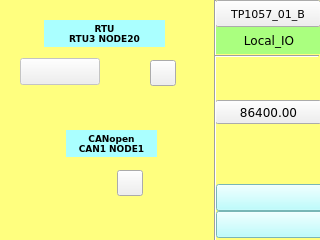
<?xml version="1.0" encoding="UTF-8"?>
<ui version="4.0">
 <class>page100</class>
 <widget class="QWidget" name="page100">
  <property name="geometry">
   <rect>
    <x>0</x>
    <y>0</y>
    <width>320</width>
    <height>240</height>
   </rect>
  </property>
  <property name="sizePolicy">
   <sizepolicy hsizetype="Expanding" vsizetype="Expanding">
    <horstretch>0</horstretch>
    <verstretch>0</verstretch>
   </sizepolicy>
  </property>
  <property name="minimumSize">
   <size>
    <width>320</width>
    <height>240</height>
   </size>
  </property>
  <property name="maximumSize">
   <size>
    <width>800</width>
    <height>480</height>
   </size>
  </property>
  <property name="windowTitle">
   <string>page100</string>
  </property>
  <property name="styleSheet">
   <string notr="true">QWidget#page100
{
	background-color: rgb(255, 255, 127);
}</string>
  </property>
  <widget class="Line" name="line_vt_2">
   <property name="geometry">
    <rect>
     <x>207</x>
     <y>0</y>
     <width>16</width>
     <height>241</height>
    </rect>
   </property>
   <property name="font">
    <font>
     <family>DejaVu Sans Mono</family>
     <pointsize>9</pointsize>
    </font>
   </property>
   <property name="orientation">
    <enum>Qt::Vertical</enum>
   </property>
  </widget>
  <widget class="ATCMbutton" name="atcmButton_MENU">
   <property name="geometry">
    <rect>
     <x>215</x>
     <y>0</y>
     <width>106</width>
     <height>27</height>
    </rect>
   </property>
   <property name="font">
    <font>
     <family>DejaVu Sans</family>
     <pointsize>8</pointsize>
    </font>
   </property>
   <property name="checkable">
    <bool>false</bool>
   </property>
   <property name="toolTip">
    <string/>
   </property>
   <property name="whatsThis">
    <string>ATCMbutton widget</string>
   </property>
   <property name="pageName">
    <string>menu</string>
   </property>
   <property name="passwordVar">
    <string/>
   </property>
   <property name="statusvar">
    <string/>
   </property>
   <property name="viewStatus">
    <bool>false</bool>
   </property>
   <property name="visibilityVar">
    <string/>
   </property>
   <property name="bgColor">
    <color>
     <red>170</red>
     <green>255</green>
     <blue>255</blue>
    </color>
   </property>
   <property name="bgPressColor">
    <color>
     <red>255</red>
     <green>0</green>
     <blue>0</blue>
    </color>
   </property>
   <property name="text">
    <string>TP1057_01_B</string>
   </property>
   <property name="pressText">
    <string>TP1057_01_B</string>
   </property>
   <property name="borderWidth">
    <number>1</number>
   </property>
   <property name="borderRadius">
    <number>0</number>
   </property>
   <property name="apparence">
    <enum>QFrame::Raised</enum>
   </property>
  </widget>
  <widget class="ATCMdate" name="atcmDate">
   <property name="geometry">
    <rect>
     <x>216</x>
     <y>184</y>
     <width>107</width>
     <height>27</height>
    </rect>
   </property>
   <property name="font">
    <font>
     <family>DejaVu Sans</family>
     <pointsize>9</pointsize>
    </font>
   </property>
   <property name="styleSheet">
    <string notr="true">background-color: rgb(170, 255, 255);</string>
   </property>
   <property name="toolTip">
    <string>ATCM QDate</string>
   </property>
   <property name="whatsThis">
    <string>ATCMdate widget</string>
   </property>
   <property name="bgColor">
    <color>
     <red>170</red>
     <green>255</green>
     <blue>127</blue>
    </color>
   </property>
   <property name="borderColor">
    <color alpha="0">
     <red>0</red>
     <green>0</green>
     <blue>0</blue>
    </color>
   </property>
   <property name="fontColor">
    <color>
     <red>0</red>
     <green>0</green>
     <blue>0</blue>
    </color>
   </property>
   <property name="borderWidth">
    <number>0</number>
   </property>
   <property name="borderRadius">
    <number>0</number>
   </property>
   <property name="format">
    <enum>ATCMdate::YYYY_MM_DD</enum>
   </property>
  </widget>
  <widget class="ATCMtime" name="atcmTime">
   <property name="geometry">
    <rect>
     <x>216</x>
     <y>211</y>
     <width>107</width>
     <height>27</height>
    </rect>
   </property>
   <property name="font">
    <font>
     <family>DejaVu Sans</family>
     <pointsize>9</pointsize>
    </font>
   </property>
   <property name="styleSheet">
    <string notr="true">background-color: rgb(170, 255, 255);</string>
   </property>
   <property name="toolTip">
    <string>ATCM QTime</string>
   </property>
   <property name="whatsThis">
    <string>ATCMtime widget</string>
   </property>
   <property name="bgColor">
    <color>
     <red>170</red>
     <green>255</green>
     <blue>127</blue>
    </color>
   </property>
   <property name="borderColor">
    <color alpha="0">
     <red>0</red>
     <green>0</green>
     <blue>0</blue>
    </color>
   </property>
   <property name="fontColor">
    <color>
     <red>0</red>
     <green>0</green>
     <blue>0</blue>
    </color>
   </property>
   <property name="borderWidth">
    <number>0</number>
   </property>
   <property name="borderRadius">
    <number>0</number>
   </property>
  </widget>
  <widget class="ATCMlabel" name="atcmLabel_PLC_time">
   <property name="geometry">
    <rect>
     <x>215</x>
     <y>100</y>
     <width>107</width>
     <height>24</height>
    </rect>
   </property>
   <property name="font">
    <font>
     <family>DejaVu Sans</family>
     <pointsize>9</pointsize>
    </font>
   </property>
   <property name="text">
    <string>86400.00</string>
   </property>
   <property name="toolTip">
    <string>PLC_time</string>
   </property>
   <property name="whatsThis">
    <string>ATCMlabel widget</string>
   </property>
   <property name="variable">
    <string>PLC_time</string>
   </property>
   <property name="refresh">
    <number>500</number>
   </property>
   <property name="max">
    <string>0</string>
   </property>
   <property name="min">
    <string>0</string>
   </property>
   <property name="viewStatus">
    <bool>false</bool>
   </property>
   <property name="visibilityVar">
    <string/>
   </property>
   <property name="bgColor">
    <color>
     <red>170</red>
     <green>255</green>
     <blue>127</blue>
    </color>
   </property>
   <property name="borderWidth">
    <number>0</number>
   </property>
   <property name="borderRadius">
    <number>0</number>
   </property>
  </widget>
  <widget class="QLabel" name="label_Qt_Project">
   <property name="geometry">
    <rect>
     <x>216</x>
     <y>27</y>
     <width>106</width>
     <height>27</height>
    </rect>
   </property>
   <property name="font">
    <font>
     <family>DejaVu Sans</family>
     <pointsize>9</pointsize>
    </font>
   </property>
   <property name="styleSheet">
    <string notr="true">background-color: rgb(170, 255, 127);</string>
   </property>
   <property name="text">
    <string>Local_IO</string>
   </property>
   <property name="alignment">
    <set>Qt::AlignCenter</set>
   </property>
  </widget>
  <widget class="Line" name="line">
   <property name="geometry">
    <rect>
     <x>215</x>
     <y>46</y>
     <width>104</width>
     <height>20</height>
    </rect>
   </property>
   <property name="font">
    <font>
     <pointsize>9</pointsize>
    </font>
   </property>
   <property name="orientation">
    <enum>Qt::Horizontal</enum>
   </property>
  </widget>
  <widget class="ATCMlabel" name="atcmLabel_30">
   <property name="enabled">
    <bool>false</bool>
   </property>
   <property name="geometry">
    <rect>
     <x>20</x>
     <y>58</y>
     <width>80</width>
     <height>27</height>
    </rect>
   </property>
   <property name="font">
    <font>
     <pointsize>7</pointsize>
    </font>
   </property>
   <property name="toolTip">
    <string>RTU_HEARTBEAT</string>
   </property>
   <property name="whatsThis">
    <string>ATCMlabel widget</string>
   </property>
   <property name="variable">
    <string>RTU_HEARTBEAT</string>
   </property>
   <property name="refresh">
    <number>100</number>
   </property>
   <property name="max">
    <string>0</string>
   </property>
   <property name="min">
    <string>0</string>
   </property>
   <property name="viewStatus">
    <bool>false</bool>
   </property>
   <property name="visibilityVar">
    <string/>
   </property>
   <property name="bgColor">
    <color>
     <red>170</red>
     <green>255</green>
     <blue>255</blue>
    </color>
   </property>
   <property name="borderWidth">
    <number>0</number>
   </property>
   <property name="borderRadius">
    <number>0</number>
   </property>
  </widget>
  <widget class="ATCMbutton" name="atcmButton">
   <property name="geometry">
    <rect>
     <x>150</x>
     <y>60</y>
     <width>26</width>
     <height>26</height>
    </rect>
   </property>
   <property name="font">
    <font>
     <pointsize>7</pointsize>
    </font>
   </property>
   <property name="checkable">
    <bool>true</bool>
   </property>
   <property name="toolTip">
    <string>RTU_RTU_WR</string>
   </property>
   <property name="whatsThis">
    <string>ATCMbutton widget</string>
   </property>
   <property name="pageName">
    <string/>
   </property>
   <property name="passwordVar">
    <string/>
   </property>
   <property name="statusvar">
    <string>RTU_RTU_WR</string>
   </property>
   <property name="viewStatus">
    <bool>false</bool>
   </property>
   <property name="visibilityVar">
    <string/>
   </property>
   <property name="bgColor">
    <color>
     <red>255</red>
     <green>0</green>
     <blue>0</blue>
    </color>
   </property>
   <property name="bgPressColor">
    <color>
     <red>85</red>
     <green>255</green>
     <blue>0</blue>
    </color>
   </property>
   <property name="text">
    <string/>
   </property>
   <property name="pressText">
    <string/>
   </property>
   <property name="borderWidth">
    <number>1</number>
   </property>
   <property name="borderRadius">
    <number>0</number>
   </property>
   <property name="apparence">
    <enum>QFrame::Sunken</enum>
   </property>
  </widget>
  <widget class="ATCMled" name="atcmLed_2">
   <property name="geometry">
    <rect>
     <x>77</x>
     <y>170</y>
     <width>26</width>
     <height>26</height>
    </rect>
   </property>
   <property name="toolTip">
    <string>CAN_DigIn_1</string>
   </property>
   <property name="whatsThis">
    <string>ATCMled widget</string>
   </property>
   <property name="variable">
    <string>CAN_DigIn_1</string>
   </property>
   <property name="refresh">
    <number>200</number>
   </property>
   <property name="viewStatus">
    <bool>false</bool>
   </property>
   <property name="visibilityVar">
    <string/>
   </property>
   <property name="onIcon">
    <iconset>
     <normaloff>:/on.png</normaloff>:/on.png</iconset>
   </property>
   <property name="offIcon">
    <iconset>
     <normaloff>:/off.png</normaloff>:/off.png</iconset>
   </property>
  </widget>
  <widget class="ATCMbutton" name="atcmButton_3">
   <property name="geometry">
    <rect>
     <x>117</x>
     <y>170</y>
     <width>26</width>
     <height>26</height>
    </rect>
   </property>
   <property name="font">
    <font>
     <pointsize>7</pointsize>
    </font>
   </property>
   <property name="checkable">
    <bool>true</bool>
   </property>
   <property name="toolTip">
    <string>CAN_DigOut_1</string>
   </property>
   <property name="whatsThis">
    <string>ATCMbutton widget</string>
   </property>
   <property name="pageName">
    <string/>
   </property>
   <property name="passwordVar">
    <string/>
   </property>
   <property name="statusvar">
    <string>CAN_DigOut_1</string>
   </property>
   <property name="viewStatus">
    <bool>false</bool>
   </property>
   <property name="visibilityVar">
    <string/>
   </property>
   <property name="bgColor">
    <color>
     <red>255</red>
     <green>0</green>
     <blue>0</blue>
    </color>
   </property>
   <property name="bgPressColor">
    <color>
     <red>85</red>
     <green>255</green>
     <blue>0</blue>
    </color>
   </property>
   <property name="text">
    <string/>
   </property>
   <property name="pressText">
    <string/>
   </property>
   <property name="borderWidth">
    <number>1</number>
   </property>
   <property name="borderRadius">
    <number>0</number>
   </property>
   <property name="apparence">
    <enum>QFrame::Sunken</enum>
   </property>
  </widget>
  <widget class="ATCMled" name="atcmLed">
   <property name="geometry">
    <rect>
     <x>110</x>
     <y>60</y>
     <width>26</width>
     <height>26</height>
    </rect>
   </property>
   <property name="toolTip">
    <string>RTU_RTU_RD</string>
   </property>
   <property name="whatsThis">
    <string>ATCMled widget</string>
   </property>
   <property name="variable">
    <string>RTU_RTU_RD</string>
   </property>
   <property name="refresh">
    <number>200</number>
   </property>
   <property name="viewStatus">
    <bool>false</bool>
   </property>
   <property name="visibilityVar">
    <string/>
   </property>
   <property name="onIcon">
    <iconset>
     <normaloff>:/on.png</normaloff>:/on.png</iconset>
   </property>
   <property name="offIcon">
    <iconset>
     <normaloff>:/off.png</normaloff>:/off.png</iconset>
   </property>
  </widget>
  <widget class="QLabel" name="label_RTU_AnIn_24">
   <property name="geometry">
    <rect>
     <x>44</x>
     <y>20</y>
     <width>121</width>
     <height>27</height>
    </rect>
   </property>
   <property name="font">
    <font>
     <family>DejaVu Sans</family>
     <pointsize>7</pointsize>
     <weight>75</weight>
     <bold>true</bold>
    </font>
   </property>
   <property name="styleSheet">
    <string notr="true">background-color: rgb(170, 255, 255);</string>
   </property>
   <property name="text">
    <string>RTU
RTU3 NODE20</string>
   </property>
   <property name="alignment">
    <set>Qt::AlignCenter</set>
   </property>
  </widget>
  <widget class="QLabel" name="label_RTU_AnIn_25">
   <property name="geometry">
    <rect>
     <x>66</x>
     <y>130</y>
     <width>91</width>
     <height>27</height>
    </rect>
   </property>
   <property name="font">
    <font>
     <family>DejaVu Sans</family>
     <pointsize>7</pointsize>
     <weight>75</weight>
     <bold>true</bold>
    </font>
   </property>
   <property name="styleSheet">
    <string notr="true">background-color: rgb(170, 255, 255);</string>
   </property>
   <property name="text">
    <string>CANopen
CAN1 NODE1</string>
   </property>
   <property name="alignment">
    <set>Qt::AlignCenter</set>
   </property>
  </widget>
  <zorder>atcmButton_MENU</zorder>
  <zorder>atcmDate</zorder>
  <zorder>atcmTime</zorder>
  <zorder>atcmLabel_PLC_time</zorder>
  <zorder>label_Qt_Project</zorder>
  <zorder>line_vt_2</zorder>
  <zorder>line</zorder>
  <zorder>atcmLabel_30</zorder>
  <zorder>atcmButton</zorder>
  <zorder>atcmLed_2</zorder>
  <zorder>atcmButton_3</zorder>
  <zorder>atcmLed</zorder>
  <zorder>label_RTU_AnIn_24</zorder>
  <zorder>label_RTU_AnIn_25</zorder>
 </widget>
 <customwidgets>
  <customwidget>
   <class>ATCMbutton</class>
   <extends>QPushButton</extends>
   <header>atcmplugin.h</header>
  </customwidget>
  <customwidget>
   <class>ATCMdate</class>
   <extends>QPushButton</extends>
   <header>atcmplugin.h</header>
  </customwidget>
  <customwidget>
   <class>ATCMlabel</class>
   <extends>QPushButton</extends>
   <header>atcmplugin.h</header>
  </customwidget>
  <customwidget>
   <class>ATCMled</class>
   <extends>QLabel</extends>
   <header>atcmplugin.h</header>
  </customwidget>
  <customwidget>
   <class>ATCMtime</class>
   <extends>QPushButton</extends>
   <header>atcmplugin.h</header>
  </customwidget>
 </customwidgets>
 <resources/>
 <connections>
  <connection>
   <sender>atcmButton_MENU</sender>
   <signal>newPage(const char*,bool)</signal>
   <receiver>page100</receiver>
   <slot>goto_page(const char*,bool)</slot>
   <hints>
    <hint type="sourcelabel">
     <x>20</x>
     <y>20</y>
    </hint>
    <hint type="destinationlabel">
     <x>20</x>
     <y>20</y>
    </hint>
   </hints>
  </connection>
 </connections>
 <slots>
  <slot>goto_page(const char*,bool)</slot>
 </slots>
</ui>
